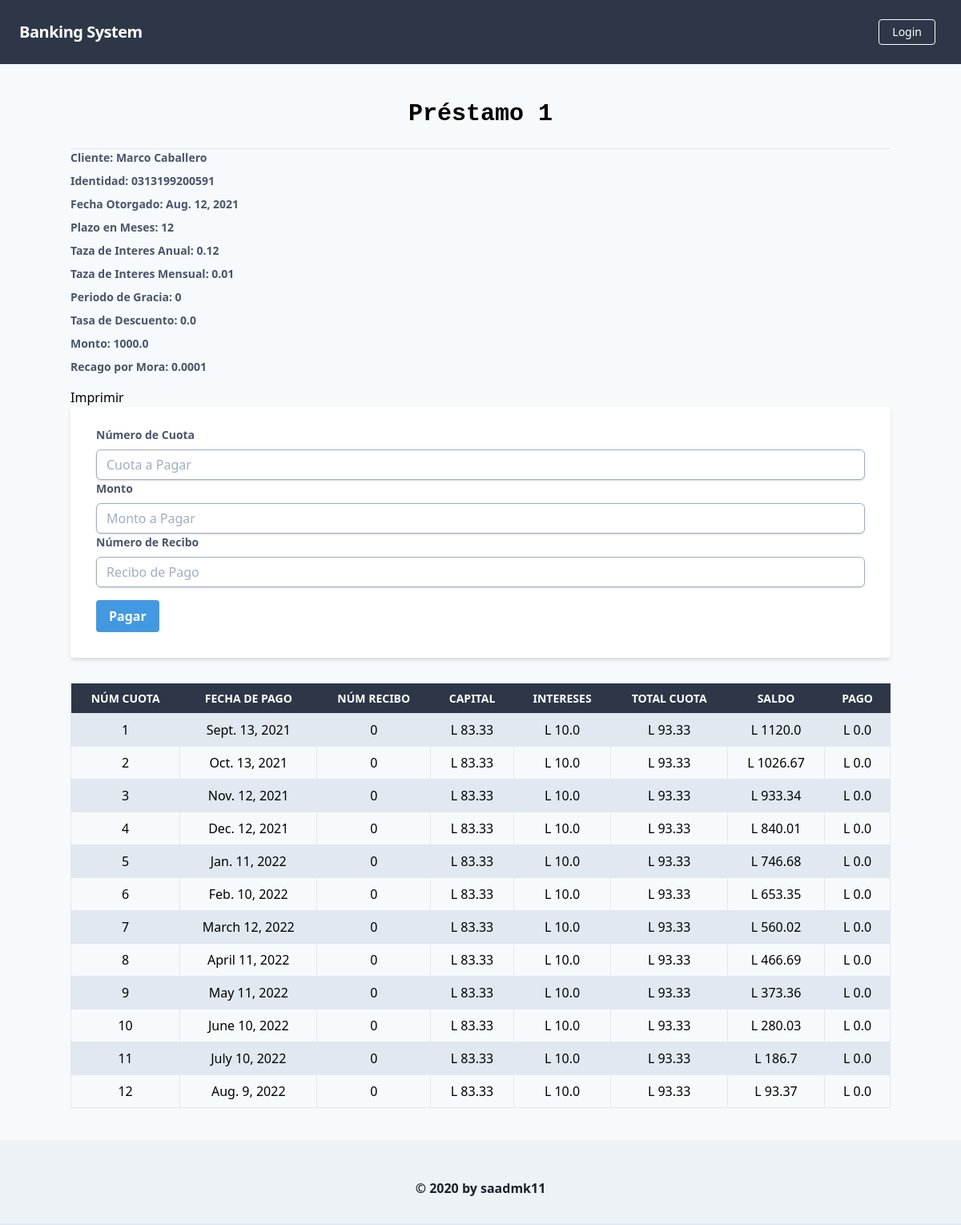
Before: /prestamos/buscar/persona/prestamo/ with the older database file.
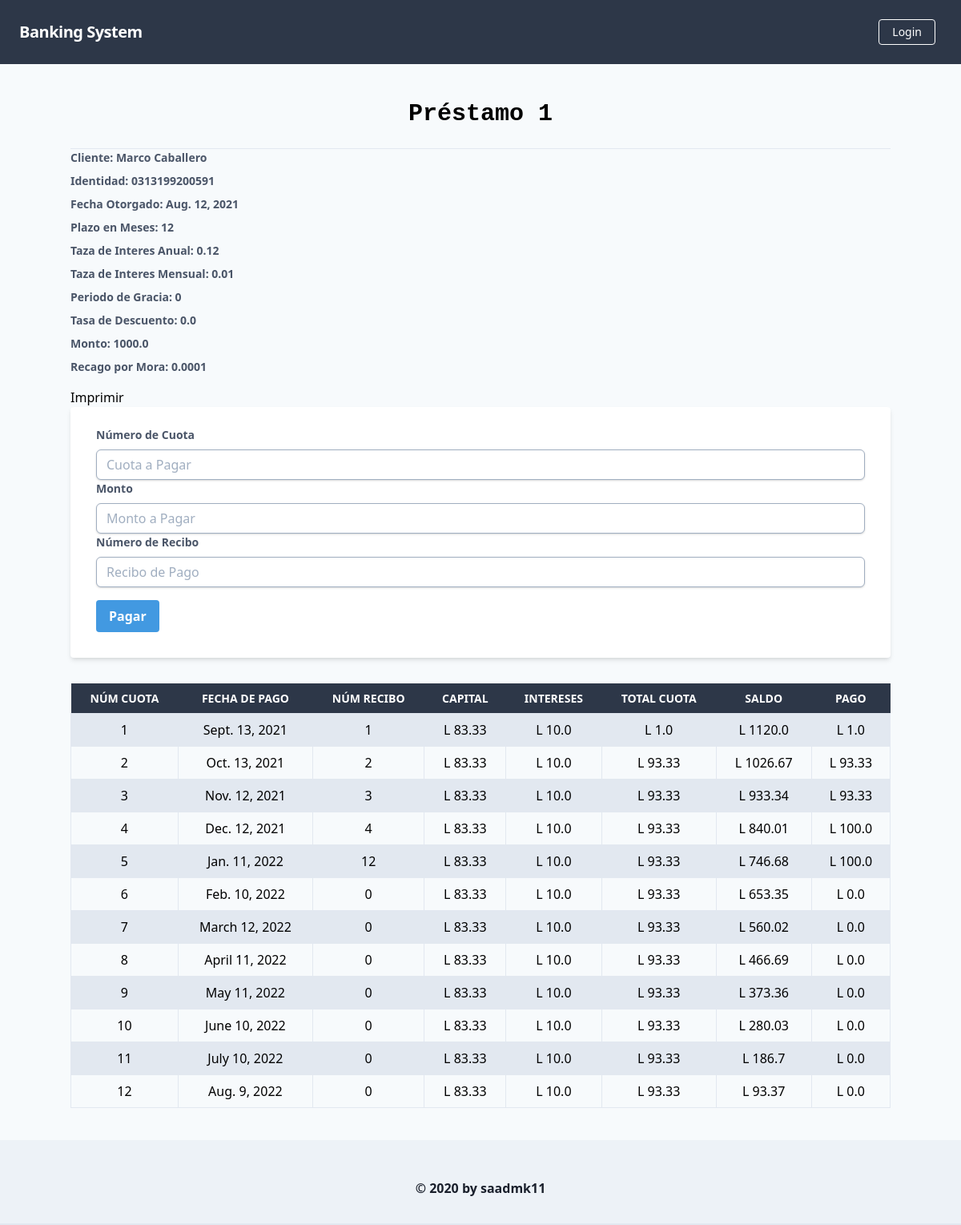
After: the same page with the newer database file.
### prestamos/models.py (models this page shows)
class Datos_prestamos(models.Model):
    id_cliente = models.CharField(max_length=15)
    id_prestamo= models.IntegerField()
    nombre_cliente= models.CharField(max_length=50)
    fecha_otorgado= models.DateField()
    fecha_vencimiento= models.DateField()
    plazo_meses= models.IntegerField()
    taza_mensual= models.FloatField()
    Periodo_Gracia= models.IntegerField()
    Taza_Descuento= models.FloatField()
    Monto = models.FloatField()

class Acciones_Prestamos(models.Model):
    id_prestamo = models.IntegerField()
    num_cuota= models.IntegerField()
    Fecha_Pago= models.DateField()
    Num_recibo= models.IntegerField()
    Monto= models.FloatField()
    Capital = models.FloatField()
    Intereses = models.FloatField()
    Pago = models.FloatField()
    Saldo = models.FloatField(
    )

### prestamos/views.py (the view, shortened to what this page needs)
# urls.py: path('buscar/persona/prestamo/', Prestamo_A_Pagar.as_view()),
class Prestamo_A_Pagar(ListView):
    template_name = "transactions/Mostra A Pagar.html"
    model = Acciones_Prestamos
    def get_context_data(self, **kwargs):
        context = super().get_context_data(**kwargs)
        id_prestamo = Variables_Generales.objects.get(variable="Id_Prestamo_1")
        id_p= int(id_prestamo.valor)
        datos_prestamo= Datos_prestamos.objects.get(id_prestamo=id_p)
        context.update({
            'Cliente': datos_prestamo.nombre_cliente,
            'Identidad': datos_prestamo.id_cliente,
            'Fecha_O': datos_prestamo.fecha_otorgado,
            'Plazo': datos_prestamo.plazo_meses,
            'Tanual': datos_prestamo.taza_mensual*12,
            'Tmensual': datos_prestamo.taza_mensual,
            'Pgracia':  datos_prestamo.Periodo_Gracia,
            'Descuento': datos_prestamo.Taza_Descuento,
            'Monto': datos_prestamo.Monto,
            'Mora': "0.0001",
            'Id_Prestamo': id_p
        })
        return context
    def get_queryset(self):
        id_prestamo = Variables_Generales.objects.get(variable="Id_Prestamo_1")
        id_p = int(id_prestamo.valor)
        return Acciones_Prestamos.objects.filter(id_prestamo=id_p)

### templates/transactions/Mostra A Pagar.html (shortened to what this page needs)
{% extends 'core/base.html' %}
{% block content %}
    <h1 class="font-mono font-bold text-3xl text-center pb-5 pt-10"> Préstamo {{ Id_Prestamo }}</h1>
    <hr />
        <div class="mb-4">
            <label class="block text-gray-700 text-sm font-bold mb-2" for="amount">
                Cliente: {{Cliente}}
            </label>
            <label class="block text-gray-700 text-sm font-bold mb-2" for="amount">
                Identidad: {{ Identidad }}
            </label>
            <label class="block text-gray-700 text-sm font-bold mb-2" for="amount">
                Fecha Otorgado: {{ Fecha_O }}
            </label>
            <label class="block text-gray-700 text-sm font-bold mb-2" for="amount">
                Plazo en Meses: {{ Plazo }}
            </label>
            <label class="block text-gray-700 text-sm font-bold mb-2" for="amount">
                Taza de Interes Anual: {{ Tanual }}
            </label>
            <label class="block text-gray-700 text-sm font-bold mb-2" for="amount">
                Taza de Interes Mensual: {{ Tmensual }}
            </label>
            <label class="block text-gray-700 text-sm font-bold mb-2" for="amount">
                Periodo de Gracia: {{ Pgracia }}
            </label>
            <label class="block text-gray-700 text-sm font-bold mb-2" for="amount">
               Tasa de Descuento: {{ Descuento }}
            </label>
            <label class="block text-gray-700 text-sm font-bold mb-2" for="amount">
               Monto: {{ Monto }}
            </label>
            <label class="block text-gray-700 text-sm font-bold mb-2" for="amount">
               Recago por Mora: {{ Mora }}
            </label>
        </div>
         <a href="{% url 'prestamos:pdf1' %}" class="block mt-4 lg:inline-block lg:mt-0 text-black hover:text-red mr-4">
                    Imprimir
         </a>
    <form method="POST" class="bg-white shadow-md rounded px-8 pt-6 pb-8 mb-4">
        <div class="mb-4">
             <label class="block text-gray-700 text-sm font-bold mb-2" for="amount">
                Número de Cuota
            </label>
            <input class="shadow appearance-none border rounded w-full py-2 px-3 text-gray-700 leading-tight border rounded-md border-gray-500 focus:outline-none focus:shadow-outline" name="Num_Cuota" id="Num_Cuota"  required placeholder="Cuota a Pagar">
            <label class="block text-gray-700 text-sm font-bold mb-2" for="amount">
                Monto
            </label>
            <input class="shadow appearance-none border rounded w-full py-2 px-3 text-gray-700 leading-tight border rounded-md border-gray-500 focus:outline-none focus:shadow-outline" name="Monto" id="Monto"  required placeholder="Monto a Pagar">
            <label class="block text-gray-700 text-sm font-bold mb-2" for="amount">
                Número de Recibo
            </label>
            <input class="shadow appearance-none border rounded w-full py-2 px-3 text-gray-700 leading-tight border rounded-md border-gray-500 focus:outline-none focus:shadow-outline" name="Recibo" id="Recibo"  required placeholder="Recibo de Pago">
        </div>
        <button class="bg-blue-500 hover:bg-blue-700 text-white font-bold py-2 px-4 rounded focus:outline-none focus:shadow-outline" type="submit">
            Pagar
        </button>
    </form>
    <table class="table-auto mx-auto w-full mt-8">
        <thead class="bg-gray-800 text-white">
        <tr class="uppercase font-semibold text-sm">
            <th class="px-4 py-2">Núm Cuota</th>
            <th class="px-4 py-2">Fecha de Pago</th>
            <th class="px-4 py-2">Núm Recibo</th>
            <th class="px-4 py-2">Capital</th>
            <th class="px-4 py-2">Intereses</th>
            <th class="px-4 py-2">Total Cuota</th>
            <th class="px-4 py-2">Saldo</th>
            <th class="px-4 py-2">Pago</th>
        </tr>
        </thead>
        <tbody>
        {% for transaction in object_list %}
        <tr class="{% cycle 'bg-gray-300' 'bg-white-100' %}">
            <td class="border px-4 py-2 text-center">{{ transaction.num_cuota }}</td>
            <td class="border px-4 py-2 text-center">{{ transaction.Fecha_Pago }}</td>
            <td class="border px-4 py-2 text-center">{{ transaction.Num_recibo }}</td>
            <td class="border px-4 py-2 text-center">L {{ transaction.Capital }}</td>
            <td class="border px-4 py-2 text-center">L {{ transaction.Intereses }}</td>
            <td class="border px-4 py-2 text-center">L {{ transaction.Monto }}</td>
            <td class="border px-4 py-2 text-center">L {{ transaction.Saldo }}</td>
            <td class="border px-4 py-2 text-center">L {{ transaction.Pago }}</td>
        </tr>
        {% endfor %}
        </tbody>
    </table>
{% endblock %}

### templates/core/base.html (shortened to what this page needs)
{% load static %}
<!DOCTYPE html>
<html lang="en">
    <head>
        <link href="https://unpkg.com/tailwindcss@^1.0/dist/tailwind.min.css" rel="stylesheet">
    </head>
    <body class="bg-gray-100">
        {% block body %}
            {% include 'core/navbar.html' %}
            <div class="lg:container lg:mx-auto">
                {% block content %}{% endblock %}
            </div>
            {% include 'core/footer.html' %}
        {% endblock %}
    </body>
</html>

### templates/core/navbar.html (shortened to what this page needs)
<nav class="flex items-center justify-between flex-wrap bg-gray-800 p-6">
    <div class="flex items-center flex-shrink-0 text-white mr-6">
        <span class="font-semibold text-xl tracking-tight">Banking System</span>
    </div>
    <div class="w-full block flex-grow lg:flex lg:items-center lg:w-auto">
        {% if request.user.is_authenticated %}
            <div class="text-md lg:flex-grow">
                <a href="{% url 'prestamos:inicio' %}" class="block mt-4 lg:inline-block lg:mt-0 text-white hover:text-white mr-4">
                    Préstamos
                </a>
                <a href="{% url 'prestamos:prestamos' %}" class="block mt-4 lg:inline-block lg:mt-0 text-white hover:text-white mr-4">
                    Deposit
                </a>
                <a href="{% url 'prestamos:prestamos' %}" class="block mt-4 lg:inline-block lg:mt-0 text-white hover:text-white">
                    Withdraw
                </a>
            </div>
            <div>
                <a href="{% url 'usuarios:user_logout' %}" class="inline-block font-medium text-sm px-4 py-2 leading-none border rounded text-white border-white hover:border-transparent hover:text-gray-800 hover:bg-white mt-4 lg:mt-0">Logout</a>
            </div>
        {% else %}
            <div>
                <a href="{% url 'usuarios:user_login' %}" class="mr-2 inline-block font-medium text-sm px-4 py-2 leading-none border rounded text-white border-white hover:border-transparent hover:text-gray-800 hover:bg-white mt-4 lg:mt-0">Login</a>
            </div>
        {% endif %}
    </div>
</nav>

### templates/core/footer.html
<footer class="footer bg-gray-200 relative pt-1 border-b-2 mt-10">
    <div class="container mx-auto px-6">
        <div class="mt-5 flex flex-col items-center">
            <div class="sm:w-2/3 text-center py-6">
                <p class="text-md text-gray-900 font-bold mb-2">
                    © 2020 by <a href="https://github.com/saadmk11" target="_blank">saadmk11</a>
                </p>
            </div>
        </div>
    </div>
</footer>

Changed rows visible on the page:
changed Acciones_Prestamos "Sept. 13, 2021": Num_recibo "0" → "1"; Monto "93.33" → "1.0"; Pago "0.0" → "1.0"
changed Acciones_Prestamos "Oct. 13, 2021": Num_recibo "0" → "2"; Pago "0.0" → "93.33"
changed Acciones_Prestamos "Nov. 12, 2021": Num_recibo "0" → "3"; Pago "0.0" → "93.33"
changed Acciones_Prestamos "Dec. 12, 2021": Num_recibo "0" → "4"; Pago "0.0" → "100.0"
changed Acciones_Prestamos "Jan. 11, 2022": Num_recibo "0" → "12"; Pago "0.0" → "100.0"
